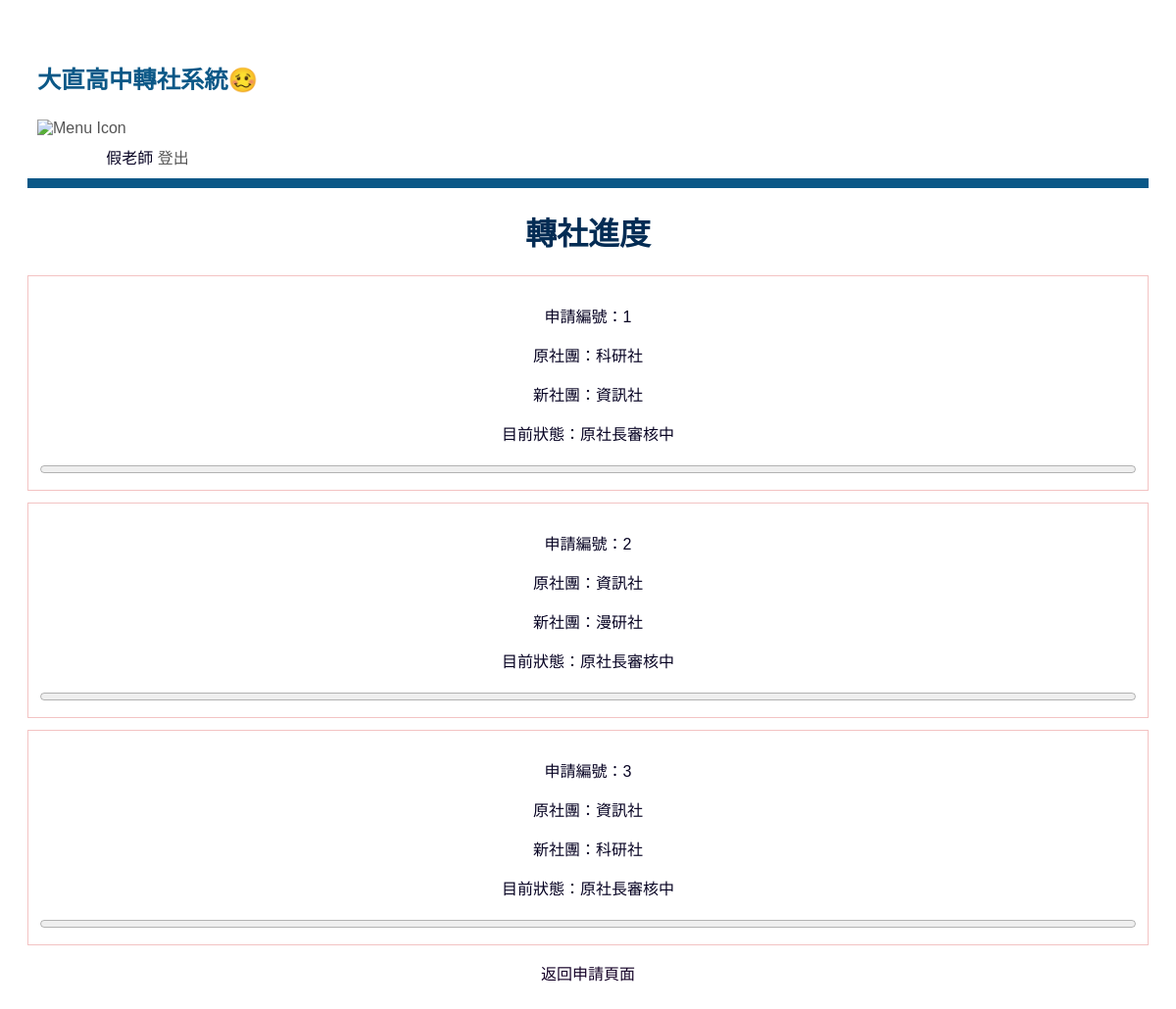
Before: /transfer/progress/ (signed in) with the older database file.
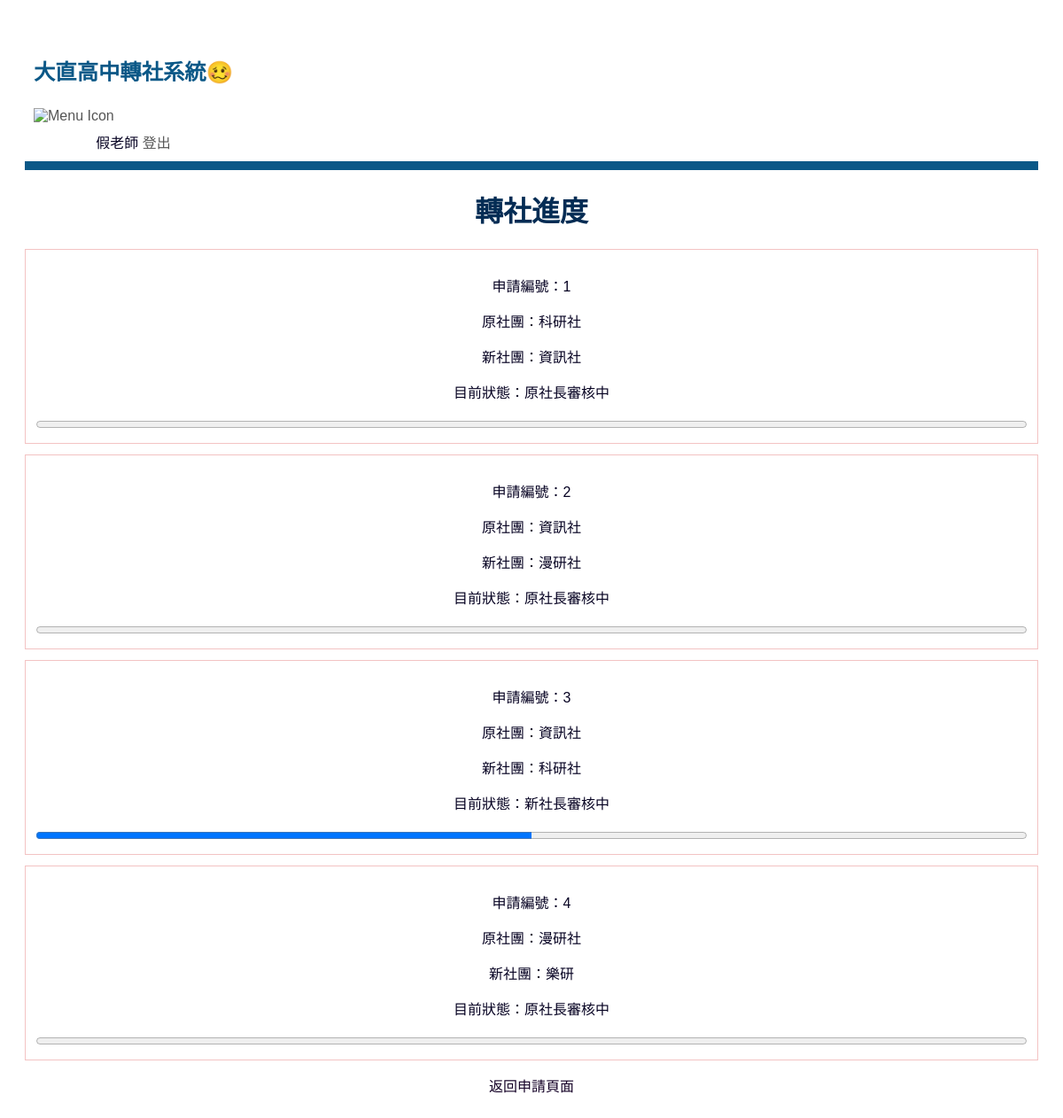
After: the same page with the newer database file.
### transfer/models.py (models this page shows, shortened)
class TransferRequest(models.Model):
    STATUS_CHOICES = [
        (0, '原社長審核中'),
        (1, '原老師審核中'),
        (2, '新社長審核中'),
        (3, '新老師審核中'),
        (4, '完成'),
    ]
    student = models.ForeignKey(User, on_delete=models.CASCADE, related_name='transfer_requests', verbose_name="申請人")
    old_club = models.ForeignKey(Club, on_delete=models.CASCADE, related_name='outgoing_requests', verbose_name="原社團")
    new_club = models.ForeignKey(Club, on_delete=models.CASCADE, related_name='incoming_requests', verbose_name="新社團")
    status = models.IntegerField(choices=STATUS_CHOICES, default=0, verbose_name="進度狀態")
    created_at = models.DateTimeField(auto_now_add=True, verbose_name="申請時間")

class Club(models.Model):
    name = models.CharField(max_length=100, unique=True, verbose_name="社團名稱")
    max_participants = models.IntegerField(verbose_name="人數上限")
    founder = models.ForeignKey(User, on_delete=models.SET_NULL, null = True,related_name='founded_clubs', verbose_name="社長")
    teacher = models.ForeignKey(User, on_delete=models.SET_NULL, null = True, related_name='taught_clubs', verbose_name="指導老師")

### transfer/views.py (the view)
# urls.py: path('progress/', views.progress, name='progress'),
@login_required
def progress(request):
    user = request.user
    if user.is_staff or user.is_superuser:#判斷如果是「學務處 / 最高管理員」，可以直接看到所有的申請單
        requests = TransferRequest.objects.all()
    else:   #如果是一般登入者（可能是學生、社長、或老師）
        requests = TransferRequest.objects.filter(
            Q(student=user) |                  # 條件A: 申請人
            Q(old_club__founder=user) |        # 條件B: 「原社團」的社長
            Q(new_club__founder=user) |        # 條件C: 「新社團」的社長
            Q(old_club__teacher=user) |        # 條件D: 「原社團」的指導老師
            Q(new_club__teacher=user)          # 條件E: 「新社團」的指導老師
        ).distinct()  # distinct() 用來避免重複抓取同一筆資料
    return render(request, 'transfer/progress.html', {'requests': requests})

### transfer/templates/transfer/progress.html (shortened to what this page needs)
{% extends "base.html" %}
{% block main %}
    <h1>轉社進度</h1>
    {% if requests %}
        {% for req in requests %}
            <section style="border:1px solid #f3c3c3; padding:12px; margin-bottom:12px;">
                <p>申請編號：{{ req.id }}</p>
                <p>原社團：{{ req.old_club.name }}</p>
                <p>新社團：{{ req.new_club.name }}</p>
                <p>目前狀態：{{ req.get_status_display }}</p>
                <progress value="{{ req.status }}" max="4" style="width:100%; height:16px;"></progress>
            </section>
        {% endfor %}
    {% else %}
        <p>目前沒有任何轉社申請。</p>
    {% endif %}
    <p><a href="{% url 'apply_transfer' %}">返回申請頁面</a></p>
{% endblock %}

### transfer/templates/base.html (shortened to what this page needs)
<!DOCTYPE html>
<html lang="zn-hant">
<head>
    <link rel="stylesheet" href="/static/style.css">
</head>
<body>
    <nav class = "toolbar">
        <div>
            <div class="toolbar-logo"><h3><strong>大直高中轉社系統🥴</strong></h3></div>
            <div class="toolbar-menu">
                <a class="toolbar-item" href="{% url 'index' %}"><img src="https://cdn-icons-png.flaticon.com/512/1946/1946488.png" alt="Menu Icon" style="width:24px; height:24px;"></a>
            </div>
            {% if not user.is_authenticated %}
                <a class="toolbar-item" href="{% url 'login' %}">登入</a>
            {% else %}
                <form action="{% url 'logout' %}" method="post" style="display:inline;">
                    {{ user }}
                    <button type="submit" class="toolbar-item" style="background:none;border:none;padding:0;">登出</button>
                </form>
            {% endif %}
        </div>
    </nav>
    {% block main %}{% endblock %}
</body>
</html>

### static/style.css (style rules this page uses)
body { font-family: "Microsoft JhengHei", sans-serif; background-color: #ffffff; color: #070323; padding: 20px; text-align: center; }
h1 { color: #042c54; }
a { color: #160328; text-decoration: none; }
.toolbar { display: flex; justify-content: space-between; align-items: center; background-color: #ffffff; padding: 10px 10px; border-bottom: 10px solid #0b5887; }
.toolbar-logo { font-size: 1.3rem; font-weight: bold; color: #0b5887; }
.toolbar-menu { display: flex; gap: 10px; }
.toolbar-item { color: #555555; font-weight: 500; font-size: 1rem; padding-bottom: 5px; border-bottom: 3px solid transparent; transition: all 0.2s ease-in-out; }

Changed rows visible on the page:
changed TransferRequest id 3: status "原社長審核中" → "新社長審核中"
added TransferRequest: id "4", old_club.name "漫研社", new_club.name "樂研", status "原社長審核中"
